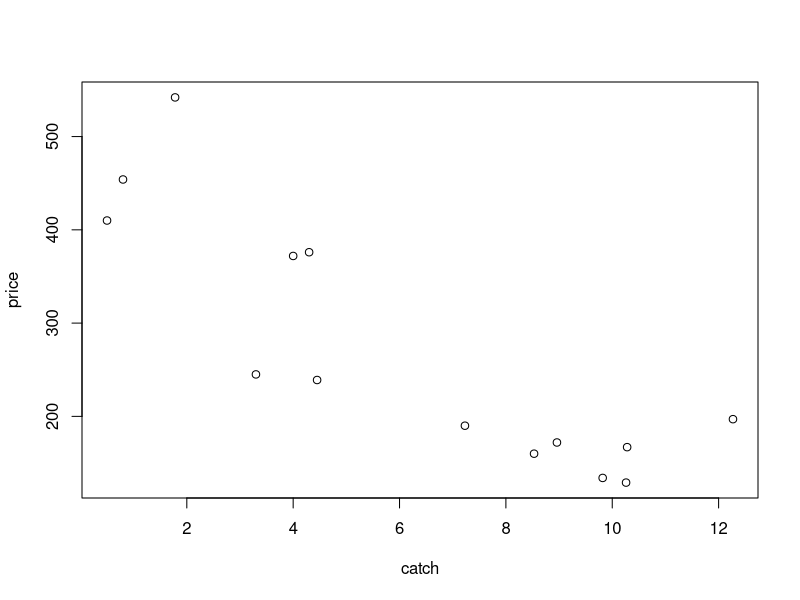
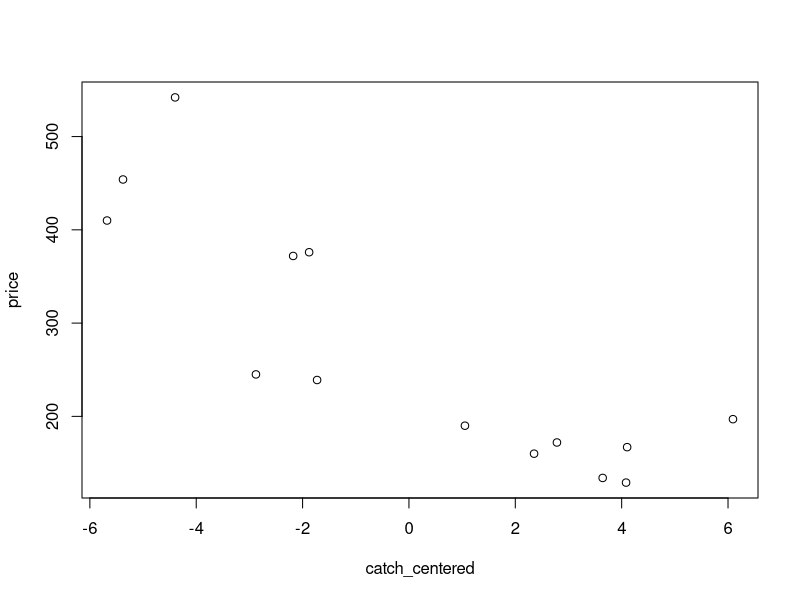

Write the R code that produced these figures, in order.
# 7.5 - Confidence Intervals for Regression Parameters --------------------

price <- c(190, 160, 134, 129, 172,
           197, 167, 239, 542, 372, 
           245, 376, 454, 410)

catch <- c(7.23, 8.53, 9.82, 10.26, 8.96,
           12.27, 10.28, 4.45, 1.78, 4.00,
           3.30, 4.30, 0.80, 0.50)

plot(catch, price)
linearReg <- lm(price ~ catch)
summary(linearReg)

# Residuals:
#   Min      1Q  Median      3Q     Max 
# -110.09  -38.34  -19.07   34.47  142.22 
# 
# Coefficients:
#             Estimate Std. Error t value Pr(>|t|)    
# (Intercept)  452.119     36.824  12.278 3.75e-08 ***
# catch        -29.402      5.091  -5.775 8.81e-05 ***
#   ---
# Signif. codes:  0 ‘***’ 0.001 ‘**’ 0.01 ‘*’ 0.05 ‘.’ 0.1 ‘ ’ 1
# 
# Residual standard error: 71.69 on 12 degrees of freedom
# Multiple R-squared:  0.7354,	Adjusted R-squared:  0.7134 
# F-statistic: 33.36 on 1 and 12 DF,  p-value: 8.805e-05

# Find a 95% confidence interval for the slope
-29.402 + qt(c(0.025, 0.975), 12) * sqrt(71.69^2 / sum((catch - mean(catch))^2))
qt(c(0.025, 0.975), 12) * sqrt(71.69^2 / sum((catch - mean(catch))^2))

# Find a 95% confidence interval for the intercept
mean(price) + qt(c(0.025, 0.975), 12) * sqrt(71.69^2/length(catch))

# centered x
catch_centered <- catch - mean(catch)
plot(catch_centered, price)

linearReg2 <- lm(price ~ catch_centered)
summary(linearReg2)
